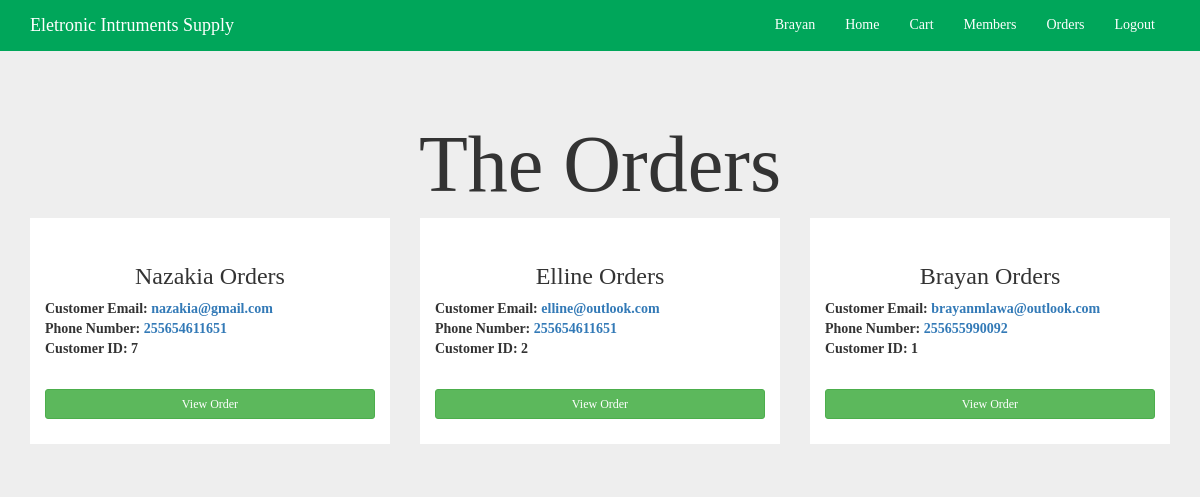
Page /admin/admin_orders.php (signed in) on the committed database.
### tables this page shows
CREATE TABLE `users` (
  `user_id` int(11) NOT NULL,
  `name` varchar(30) NOT NULL,
  `email` varchar(50) NOT NULL,
  `password` varchar(225) NOT NULL,
  `phone` varchar(20) NOT NULL,
  `user_type` int(3) NOT NULL DEFAULT 0,
  `status` int(3) NOT NULL DEFAULT 1,
  `time_joined` datetime NOT NULL DEFAULT current_timestamp()
);

CREATE TABLE `orders` (
  `order_id` int(11) NOT NULL,
  `user_id` int(11) NOT NULL,
  `product_id` int(11) NOT NULL,
  `order_status` int(11) NOT NULL DEFAULT 0,
  `time_pressed` datetime NOT NULL DEFAULT current_timestamp()
);

CREATE TABLE `details` (
  `details_id` int(11) NOT NULL,
  `user_id` int(11) NOT NULL,
  `product_id` int(11) NOT NULL,
  `address` varchar(30) NOT NULL,
  `quantity` varchar(5) NOT NULL
);

### includes/dbconnect.php (called while the page is built, shortened)
<?php
function encryptor($action, $string){
    $output = false;
    $encrypt_method = "AES-256-CBC";
    $secret_key = 'Elline Tech';
    $secret_iv = 'elline@2025';
    $key = hash('sha256', $secret_key);
    $iv = substr(hash('sha256', $secret_iv), 0, 16);
    if($action == 'encrypt'){
        $output = openssl_encrypt($string, $encrypt_method, $key, 0, $iv);
        $output = base64_encode($output);
    }elseif($action == 'decrypt'){
        $output = openssl_decrypt(base64_decode($string), $encrypt_method, $key, 0, $iv);
        }
    return $output;
}

### admin/admin_orders.php (the view, shortened to what this page needs)
<!DOCTYPE html>
<html>
	<?php
	include "../includes/dbconnect.php";
	include "../includes/css_header.php";
		$user_email = $_SESSION["email"];
		$sql_query = mysqli_query($connection, "SELECT * FROM users WHERE email = '$user_email' ");
		while($row = mysqli_fetch_assoc($sql_query))
		if($row['user_type'] == 1)
        {
          include "../includes/header_admin.php";
        }
        else
        {
        	header('Location: ../customer/login');
        }
	?>
<body>
	<div class="container">
		<div class="row">
			<div class="col-md-12">
				<h1 class="text-center font-80px"> The Orders </h1>
			</div>
		</div>
		<div class="row">
			<?php
				$query="SELECT * FROM `orders` o JOIN `products` p ON o.`product_id`=p.`product_id`
				JOIN `users` u ON o.`user_id`=u.`user_id` JOIN `details` d ON o.`user_id`=d.`user_id` GROUP BY u.`user_id` DESC";
				$result=mysqli_query($connection,$query);
				while($row=mysqli_fetch_assoc($result))
				{
					$user_id = encryptor('encrypt', $row['user_id']);
				echo'<div class="col-md-4">
						<div class="order-tab">
						<h3 style="padding-top: 10px;" class="text-center ">'.$row['name'].' Orders</h3>
							<p><b>
							Customer Email: <a href="mailto:'.$row['email'].'">'.$row['email'].'</a><br>
							Phone Number: <a href="tel:+'.$row['phone'].'">'.$row['phone'].'</a><br>
							Customer ID: '.$row['user_id'].'<br>
							<a href="../actions/manage_orders?user='.$user_id.'" class="btn btn-sm btn-block btn-success">View Order</a>
							</b></p>
						</div>
					</div>';
				}
			?>
		</div>
	</div>
</body>
</html>

### includes/header_admin.php (shortened to what this page needs)
<nav class="navbar navbar-inverse navbar-fixed-top">
      <div class="container">
        <div class="navbar-header">
            <a href="../admin/admin" class="navbar-brand text-white">Eletronic Intruments Supply</a>
        </div>
        <div id="navbar" class="collapse navbar-collapse">
          <ul class="nav navbar-nav pull-right">
            <li><a class="text-white" href="../actions/profile"> <?php echo $_SESSION['name'];?> </a></li>
            <li><a class="text-white" href="../actions/products">Home</a></li>
            <li><a class="text-white" href="../actions/show_cart_items">Cart</a></li>
            <li><a class="text-white" href="../admin/admin_members">Members</a></li>
            <li><a class="text-white" href="../actions/show_order_items">Orders</a></li>
            <li><a class="text-white" href="../includes/logout">Logout</a></li>
          </ul>
                  </div>
      </div>
    </nav>

### css/style.css (style rules this page uses)
body { padding-top: 100px; font-family: "Comic Sans MS"; background-color: #EEEEEE; }
h1 { font-family: "Arial Black" !important; }
.font-80px { font-size: 80px; }
.navbar { background-color: #00a65a; border-color: #00a65a; }
.order-tab { background-color: #FFF; width: 100%; padding: 15px; margin-bottom: 25px; }
.order-tab .btn { margin-top: 3rem; }
.text-white { color: white !important; }
.text-center { text-align: center; }

### rows in the picture
orders: user.name "Nazakia", user.email "nazakia@gmail.com", user.phone "255654611651", details.user_id "7"
orders: user.name "Elline", user.email "elline@outlook.com", user.phone "255654611651", details.user_id "2"
orders: user.name "Brayan", user.email "brayanmlawa@outlook.com", user.phone "255655990092", details.user_id "1"
